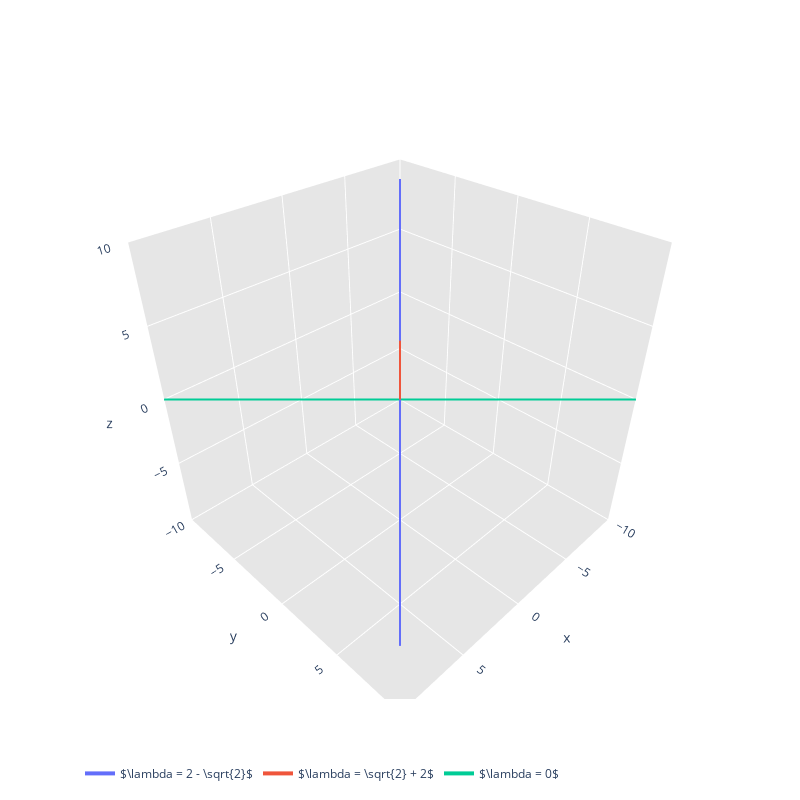

The code cell stored with this chart in its notebook:
### Code cell
A = np.array([[1, 1, 1],[1, 1, 1], [1, 1, 2]])

A_sp = sp.Matrix(A)

plot3x3_eigspace(A_sp, plot_vector=False)

### Figure 1 — Plotly figure (JSON) as saved in the notebook; plotly's stock layout.template omitted (floating-point values rounded to 4 significant figures)
{"data": [{"line": {"colorscale": [[0, "rgb(51, 214, 255)"], [0.1, "rgb(51, 214, 255)"], [0.2, "rgb(51, 214, 255)"], [0.3, "rgb(51, 214, 255)"], [0.4, "rgb(51, 214, 255)"], [0.5, "rgb(51, 214, 255)"], [0.6, "rgb(51, 214, 255)"], [0.7, "rgb(51, 214, 255)"], [0.8, "rgb(51, 214, 255)"], [0.9, "rgb(51, 214, 255)"], [1, "rgb(51, 214, 255)"]], "width": 4}, "mode": "lines", "name": "$\\lambda = 2 - \\sqrt{2}$", "type": "scatter3d", "x": [7.071, 6.364, 5.657, 4.95, 4.243, 3.536, 2.828, 2.121, 1.414, 0.7071, 0, -0.7071, -1.414, -2.121, -2.828, -3.536, -4.243, -4.95, -5.657, -6.364, -7.071], "y": [7.071, 6.364, 5.657, 4.95, 4.243, 3.536, 2.828, 2.121, 1.414, 0.7071, 0, -0.7071, -1.414, -2.121, -2.828, -3.536, -4.243, -4.95, -5.657, -6.364, -7.071], "z": [-10, -9, -8, -7, -6, -5, -4, -3, -2, -1, 0, 1, 2, 3, 4, 5, 6, 7, 8, 9, 10]}, {"line": {"colorscale": [[0, "rgb(102,255,102)"], [0.1, "rgb(102,255,102)"], [0.2, "rgb(102,255,102)"], [0.3, "rgb(102,255,102)"], [0.4, "rgb(102,255,102)"], [0.5, "rgb(102,255,102)"], [0.6, "rgb(102,255,102)"], [0.7, "rgb(102,255,102)"], [0.8, "rgb(102,255,102)"], [0.9, "rgb(102,255,102)"], [1, "rgb(102,255,102)"]], "width": 4}, "mode": "lines", "name": "$\\lambda = \\sqrt{2} + 2$", "type": "scatter3d", "x": [-7.071, -6.364, -5.657, -4.95, -4.243, -3.536, -2.828, -2.121, -1.414, -0.7071, 0, 0.7071, 1.414, 2.121, 2.828, 3.536, 4.243, 4.95, 5.657, 6.364, 7.071], "y": [-7.071, -6.364, -5.657, -4.95, -4.243, -3.536, -2.828, -2.121, -1.414, -0.7071, 0, 0.7071, 1.414, 2.121, 2.828, 3.536, 4.243, 4.95, 5.657, 6.364, 7.071], "z": [-10, -9, -8, -7, -6, -5, -4, -3, -2, -1, 0, 1, 2, 3, 4, 5, 6, 7, 8, 9, 10]}, {"line": {"colorscale": [[0, "rgb(255,117,26)"], [0.1, "rgb(255,117,26)"], [0.2, "rgb(255,117,26)"], [0.3, "rgb(255,117,26)"], [0.4, "rgb(255,117,26)"], [0.5, "rgb(255,117,26)"], [0.6, "rgb(255,117,26)"], [0.7, "rgb(255,117,26)"], [0.8, "rgb(255,117,26)"], [0.9, "rgb(255,117,26)"], [1, "rgb(255,117,26)"]], "width": 4}, "mode": "lines", "name": "$\\lambda = 0$", "type": "scatter3d", "x": [10, 9, 8, 7, 6, 5, 4, 3, 2, 1, 0, -1, -2, -3, -4, -5, -6, -7, -8, -9, -10], "y": [-10, -9, -8, -7, -6, -5, -4, -3, -2, -1, 0, 1, 2, 3, 4, 5, 6, 7, 8, 9, 10], "z": [0, 0, 0, 0, 0, 0, 0, 0, 0, 0, 0, 0, 0, 0, 0, 0, 0, 0, 0, 0, 0]}], "layout": {"autosize": true, "height": 800, "legend": {"orientation": "h"}, "scene": {"aspectmode": "cube", "xaxis": {"backgroundcolor": "rgb(230, 230,230)", "gridcolor": "rgb(255, 255, 255)", "range": [-10, 10], "showbackground": true, "zerolinecolor": "rgb(255, 255, 255)"}, "yaxis": {"backgroundcolor": "rgb(230, 230,230)", "gridcolor": "rgb(255, 255, 255)", "range": [-10, 10], "showbackground": true, "zerolinecolor": "rgb(255, 255, 255)"}, "zaxis": {"backgroundcolor": "rgb(230, 230,230)", "gridcolor": "rgb(255, 255, 255)", "range": [-10, 10], "showbackground": true, "zerolinecolor": "rgb(255, 255, 255)"}}, "showlegend": true, "width": 800}}
